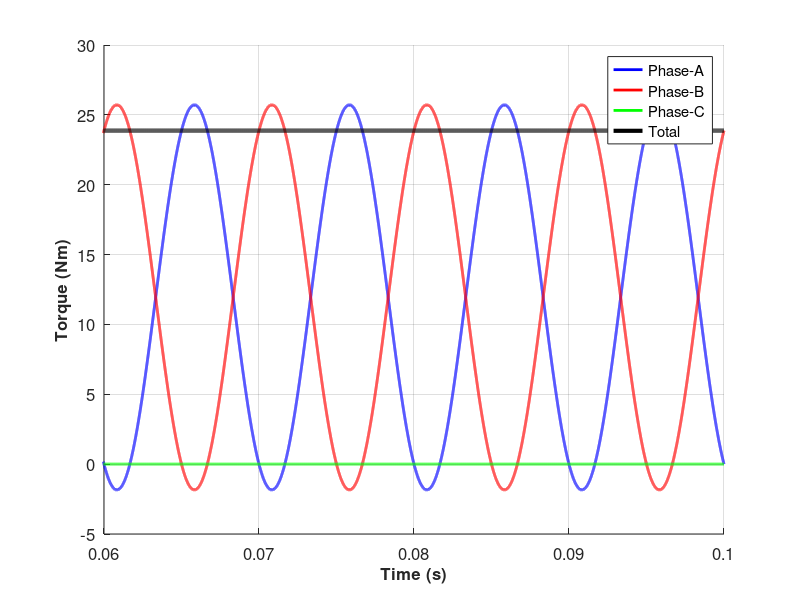
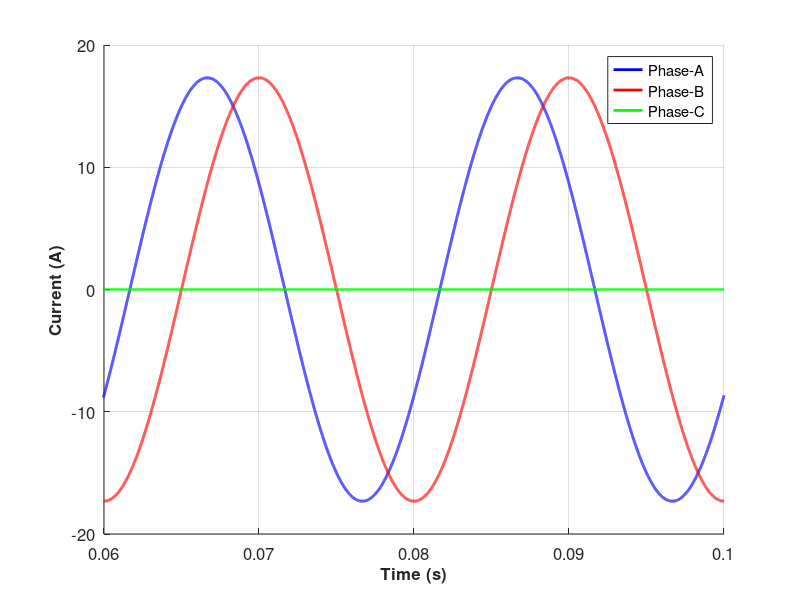
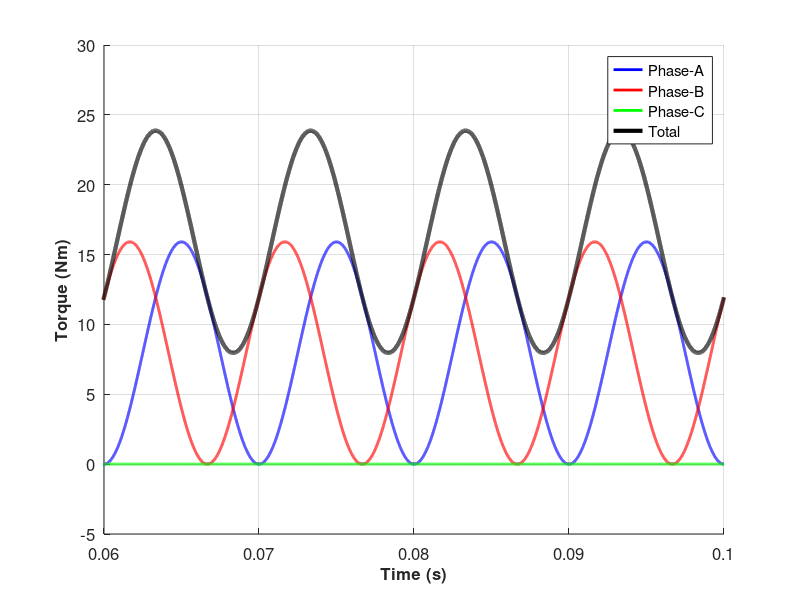
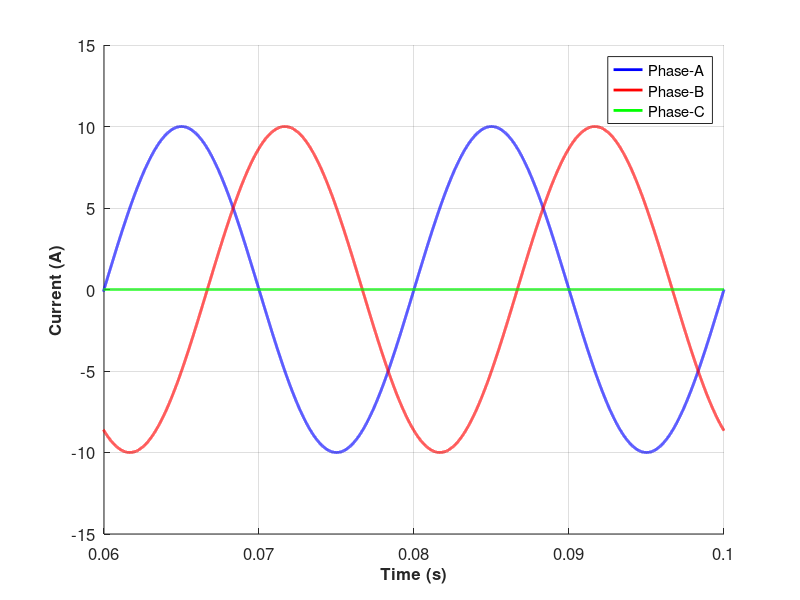

MATLAB code for these plots, in order:
% 3-phase drive (PMSM)
Ep = 100; % V
Ip = 10; % A
fo = 50; % Hz
p = 10; % pole number
Nm = 120*fo/p; % rpm
wm = Nm*2*pi/60; % rad/sec
phase = 0*pi/180; % rad
shift = 30*(pi/180); % rad
scale = sqrt(3);
%scale = 1;

% time-axis
t = 0:1e-6:0.1; % s

% induced voltages
Ea = Ep*sin(2*pi*fo*t); % V
Eb = Ep*sin(2*pi*fo*t-2*pi/3); % V
Ec = Ep*sin(2*pi*fo*t+2*pi/3); % V

% phase currents
Ia = scale*Ip*sin(2*pi*fo*t-phase-shift); % V
Ib = scale*Ip*sin(2*pi*fo*t-2*pi/3-phase+shift); % V
%Ic = Ip*sin(2*pi*fo*t+2*pi/3-phase); % V
Ic = zeros(1,numel(Ia));

Tma = Ea.*Ia/wm;
Tmb = Eb.*Ib/wm;
Tmc = Ec.*Ic/wm;
Tm = Tma + Tmb + Tmc;

theta = 2*pi*fo*t;
Torque = (Ip*Ep/wm)*( 1 - cos(2*theta)/4 + sqrt(3)/4*sin(2*theta));

figure;
hold all;
%plot(t,Ia*0.5,'b--','Linewidth',2)
plot(t,Tma,'b-','Linewidth',2);
plot(t,Tmb,'r-','Linewidth',2);
plot(t,Tmc,'g-','Linewidth',2);
plot(t,Tm,'k-','Linewidth',3);
%plot(t,Torque,'r-','Linewidth',3);
grid on;
set(gca,'FontSize',12);
xlabel('Time (s)','FontSize',12,'FontWeight','Bold')
ylabel('Torque (Nm)','FontSize',12,'FontWeight','Bold')
legend('Phase-A','Phase-B','Phase-C','Total');
xlim([0.06 0.1])
ylim([-5 30])

%Torque = 3/2*Ip*Ep/wm*cos(phase)


figure;
hold all;
%plot(t,Ia*0.5,'b--','Linewidth',2)
plot(t,Ia,'b-','Linewidth',2);
plot(t,Ib,'r-','Linewidth',2);
plot(t,Ic,'g-','Linewidth',2);
grid on;
set(gca,'FontSize',12);
xlabel('Time (s)','FontSize',12,'FontWeight','Bold')
ylabel('Current (A)','FontSize',12,'FontWeight','Bold')
legend('Phase-A','Phase-B','Phase-C');
xlim([0.06 0.1])
ylim([-20 20])


%%
% 3-phase drive (PMSM)
Ep = 100; % V
Ip = 10; % A
fo = 50; % Hz
p = 10; % pole number
Nm = 120*fo/p; % rpm
wm = Nm*2*pi/60; % rad/sec
phase = 0*pi/180; % rad
%shift = 30*(pi/180); % rad
shift = 0*(pi/180); % rad
%scale = sqrt(3);
scale = 1;

% time-axis
t = 0:1e-6:0.1; % s

% induced voltages
Ea = Ep*sin(2*pi*fo*t); % V
Eb = Ep*sin(2*pi*fo*t-2*pi/3); % V
Ec = Ep*sin(2*pi*fo*t+2*pi/3); % V

% phase currents
Ia = scale*Ip*sin(2*pi*fo*t-phase-shift); % V
Ib = scale*Ip*sin(2*pi*fo*t-2*pi/3-phase+shift); % V
%Ic = Ip*sin(2*pi*fo*t+2*pi/3-phase); % V
Ic = zeros(1,numel(Ia));

Tma = Ea.*Ia/wm;
Tmb = Eb.*Ib/wm;
Tmc = Ec.*Ic/wm;
Tm = Tma + Tmb + Tmc;

theta = 2*pi*fo*t;
Torque = (Ip*Ep/wm)*( 1 - cos(2*theta)/4 + sqrt(3)/4*sin(2*theta));

figure;
hold all;
%plot(t,Ia*0.5,'b--','Linewidth',2)
plot(t,Tma,'b-','Linewidth',2);
plot(t,Tmb,'r-','Linewidth',2);
plot(t,Tmc,'g-','Linewidth',2);
plot(t,Tm,'k-','Linewidth',3);
%plot(t,Torque,'r-','Linewidth',3);
grid on;
set(gca,'FontSize',12);
xlabel('Time (s)','FontSize',12,'FontWeight','Bold')
ylabel('Torque (Nm)','FontSize',12,'FontWeight','Bold')
legend('Phase-A','Phase-B','Phase-C','Total');
xlim([0.06 0.1])
ylim([-5 30])

%Torque = 3/2*Ip*Ep/wm*cos(phase)

figure;
hold all;
%plot(t,Ia*0.5,'b--','Linewidth',2)
plot(t,Ia,'b-','Linewidth',2);
plot(t,Ib,'r-','Linewidth',2);
plot(t,Ic,'g-','Linewidth',2);
grid on;
set(gca,'FontSize',12);
xlabel('Time (s)','FontSize',12,'FontWeight','Bold')
ylabel('Current (A)','FontSize',12,'FontWeight','Bold')
legend('Phase-A','Phase-B','Phase-C');
xlim([0.06 0.1])
ylim([-15 15])
